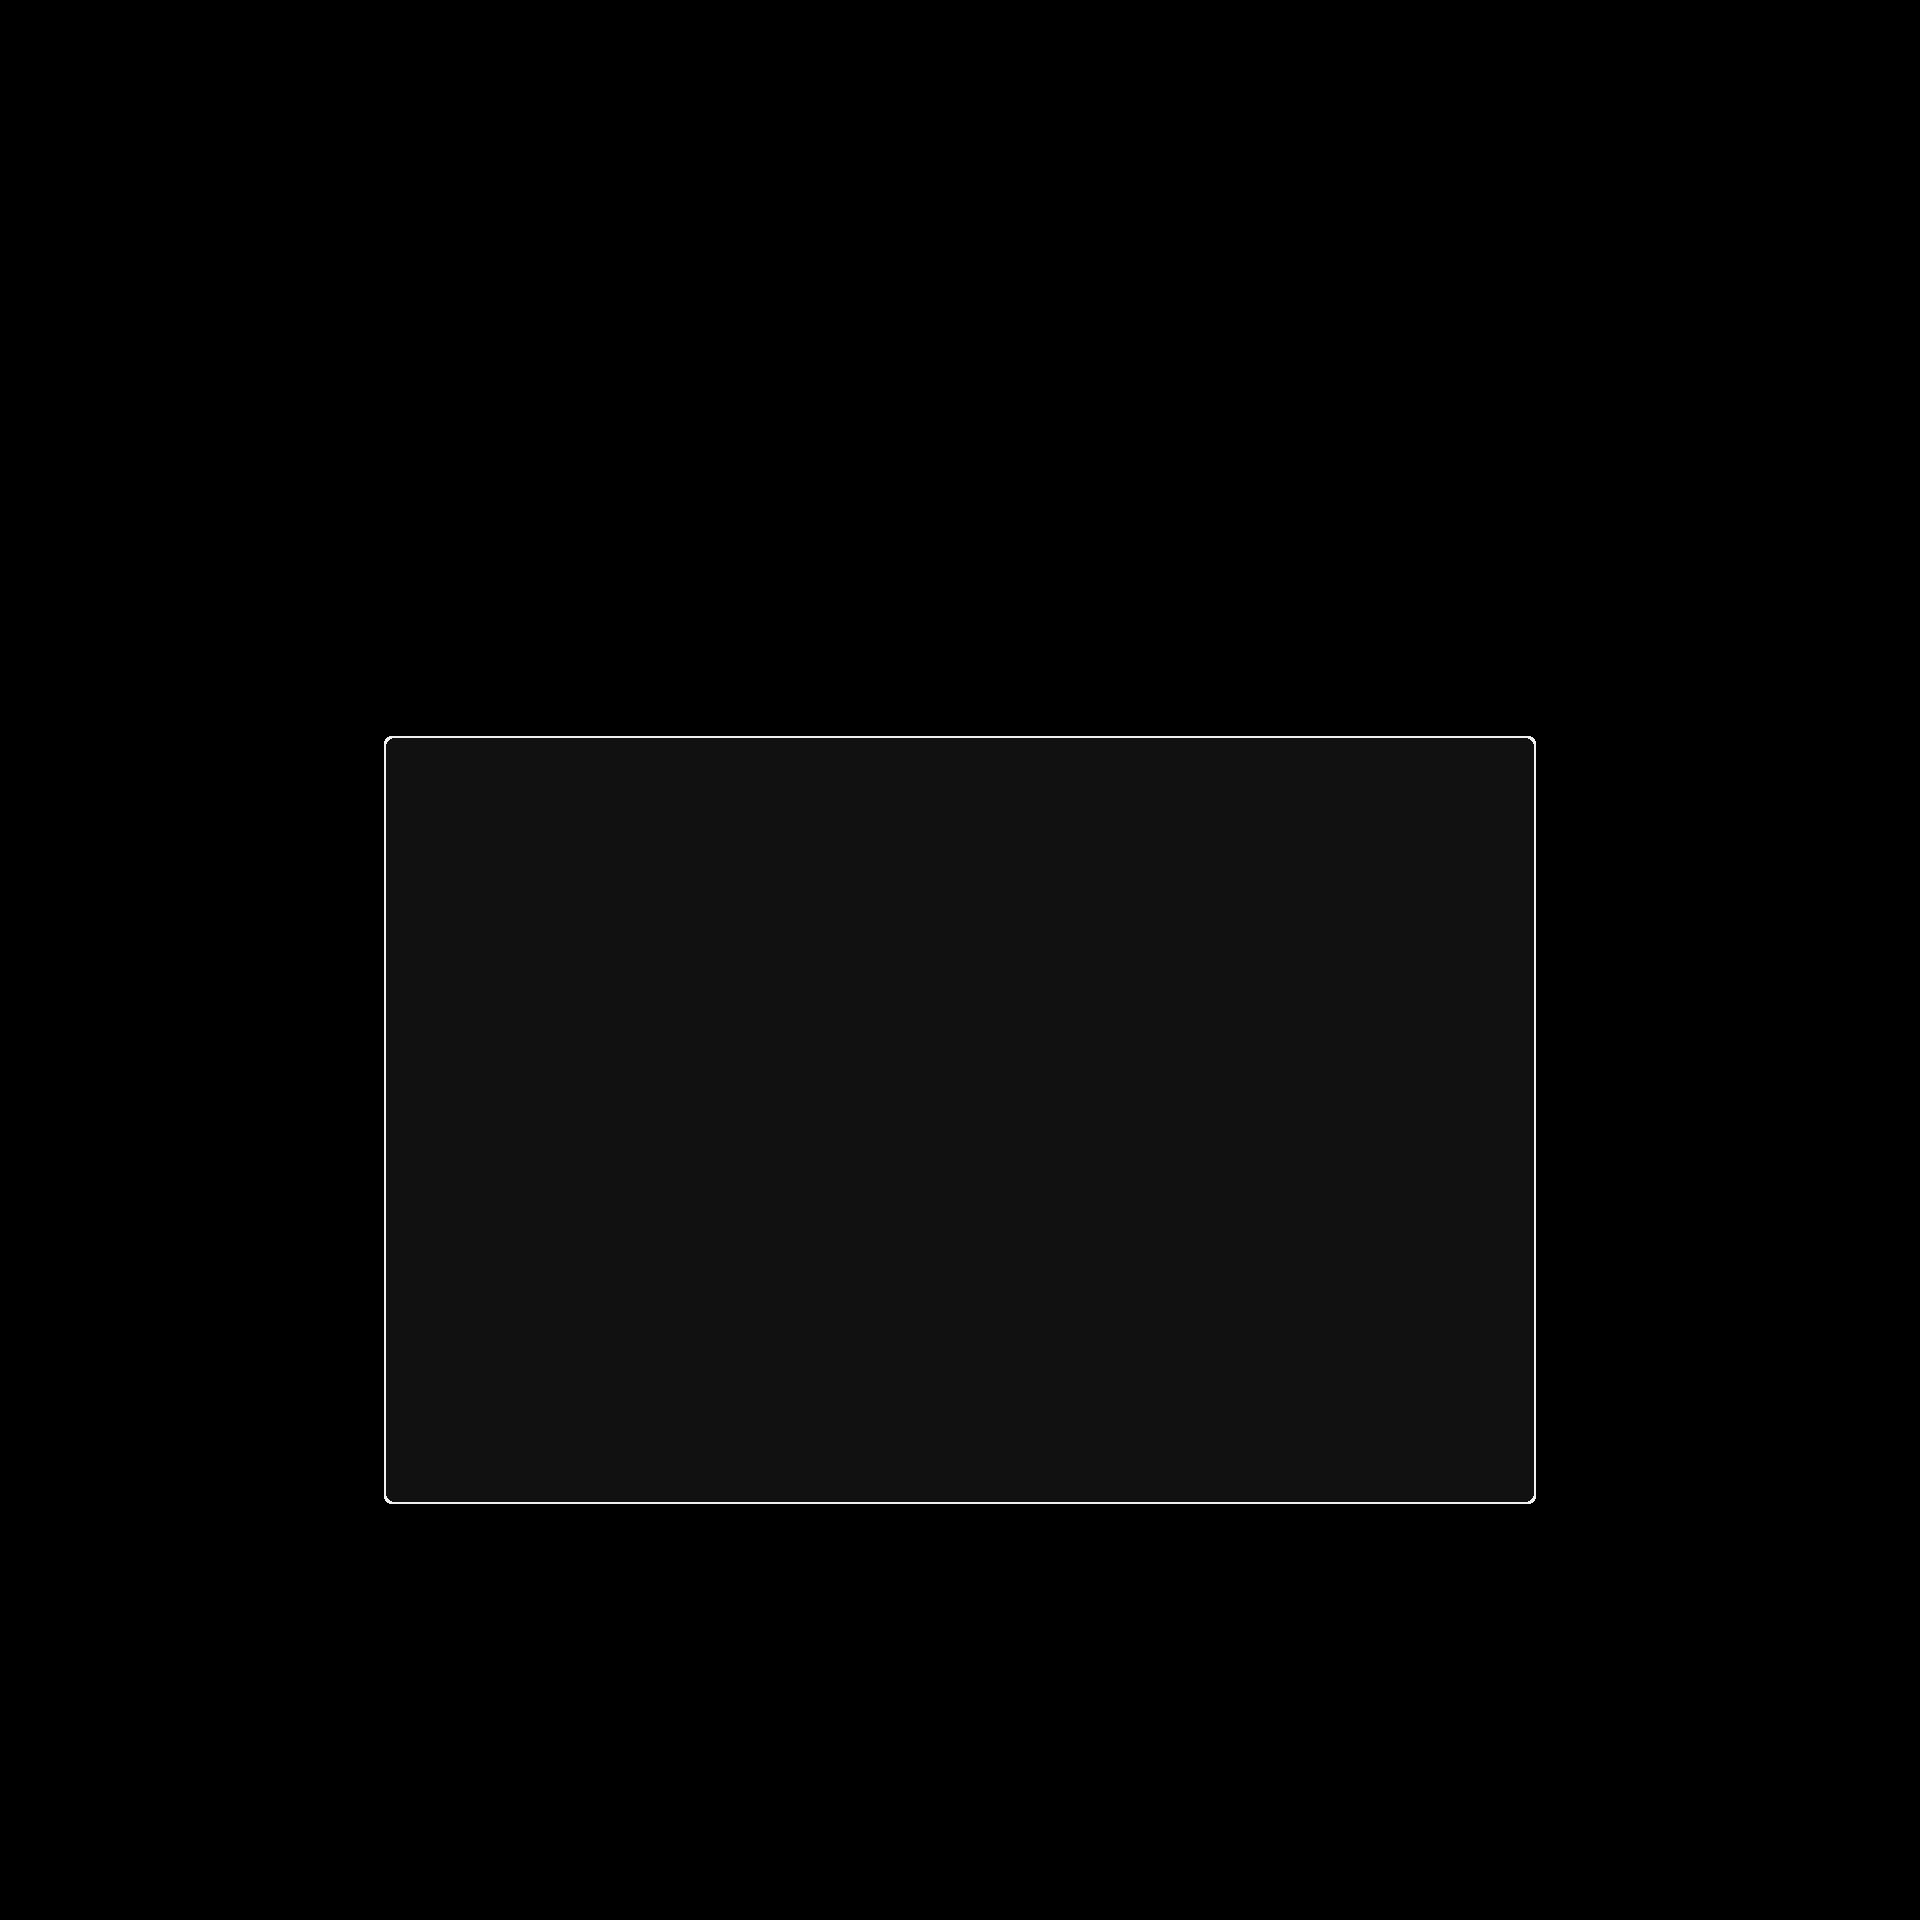

This game map was drawn from its Tiled (.tmx) file and the tilesets committed beside it. A one-line description and the trimmed map source follow:
An orthogonal 60x60 tile map with 32x32 px tiles, 1 tile layer (Tile Layer 1) and 19 objects (3x Start, 3x Dropthrough, 3x Switch, 3x Warp, 3x Text, ...).

<map version="1.5" tiledversion="1.7.1" orientation="orthogonal" renderorder="right-down" compressionlevel="0" width="60" height="60" tilewidth="32" tileheight="32" infinite="0" nextlayerid="5" nextobjectid="21">
 <properties>
  <property name="customShader" type="bool" value="true" />
  <property name="music" value="EXTRA_ROOM" />
 </properties>
 <tileset firstgid="1" source="main_0.tsx" />
 <layer id="1" name="Tile Layer 1" width="60" height="60">
  <data>[3600 cells, 864 non-empty, 9 distinct tile ids]</data>
 </layer>
 <objectgroup id="2" name="collision-layer">
  <object id="1" x="384" y="736">
   <polyline points="0,0 1152,0 1152,768 0,768 0,0" />
  </object>
 </objectgroup>
 <objectgroup id="4" name="event-layer">
  <object id="2" name="Start" type="Start" x="928" y="1088" width="32" height="32">
   <properties>
    <property name="triggeringId" value="playerStart" />
   </properties>
  </object>
  <object id="3" name="Dropthrough" type="Dropthrough" x="1248" y="1184" width="288" height="8">
   <properties>
    <property name="independent" type="bool" value="true" />
   </properties>
  </object>
  <object id="4" name="Dropthrough" type="Dropthrough" x="384" y="1184" width="288" height="8">
   <properties>
    <property name="independent" type="bool" value="true" />
   </properties>
  </object>
  <object id="5" name="Dropthrough" type="Dropthrough" x="800" y="1184" width="288" height="8">
   <properties>
    <property name="independent" type="bool" value="true" />
   </properties>
  </object>
  <object id="6" name="Multitrigger" type="Multitrigger" x="160" y="448" width="32" height="32">
   <properties>
    <property name="triggeredId" value="playerStart" />
    <property name="triggeringId" value="bounds1,bounds2" />
   </properties>
  </object>
  <object id="7" name="Bounds" type="Bounds" x="192" y="544" width="32" height="32">
   <properties>
    <property name="left" type="bool" value="true" />
    <property name="triggeredId" value="bounds2" />
    <property name="up" type="bool" value="true" />
   </properties>
  </object>
  <object id="8" name="Bounds" type="Bounds" x="1696" y="1664" width="32" height="32">
   <properties>
    <property name="down" type="bool" value="true" />
    <property name="right" type="bool" value="true" />
    <property name="triggeredId" value="bounds1" />
   </properties>
  </object>
  <object id="9" name="Switch" type="Switch" x="832" y="1376" width="96" height="96">
   <properties>
    <property name="particle_amb" value="PORTAL" />
    <property name="particle_offsetY" type="float" value="-20" />
    <property name="sprite" value="PORTAL" />
    <property name="triggeringId" value="toEnemy" />
   </properties>
  </object>
  <object id="10" name="Warp" type="Warp" x="480" y="1536" width="32" height="32">
   <properties>
    <property name="level" value="SANDBOX_ENEMY" />
    <property name="startId" value="start0" />
    <property name="triggeredId" value="toEnemy" />
   </properties>
  </object>
  <object id="11" name="Start" type="Start" x="864" y="1408" width="32" height="32">
   <properties>
    <property name="startId" value="start0" />
    <property name="triggeredId" value="" />
    <property name="triggeringId" value="playerStart" />
   </properties>
  </object>
  <object id="12" name="Text" type="Text" x="832" y="1312" width="32" height="32">
   <properties>
    <property name="text" value="ENEMIES" />
   </properties>
  </object>
  <object id="13" name="Switch" type="Switch" x="896" y="1056" width="96" height="96">
   <properties>
    <property name="particle_amb" value="PORTAL" />
    <property name="particle_offsetY" type="float" value="-20" />
    <property name="sprite" value="PORTAL" />
    <property name="triggeringId" value="toHub" />
   </properties>
  </object>
  <object id="14" name="Warp" type="Warp" x="480" y="1600" width="32" height="32">
   <properties>
    <property name="level" value="SSTUNICATE1" />
    <property name="startId" value="" />
    <property name="triggeredId" value="toHub" />
   </properties>
  </object>
  <object id="16" name="Text" type="Text" x="896" y="992" width="32" height="32">
   <properties>
    <property name="text" value="HUB" />
   </properties>
  </object>
  <object id="17" name="Switch" type="Switch" x="640" y="1376" width="96" height="96">
   <properties>
    <property name="particle_amb" value="PORTAL" />
    <property name="particle_offsetY" type="float" value="-20" />
    <property name="sprite" value="PORTAL" />
    <property name="triggeringId" value="toEvents" />
   </properties>
  </object>
  <object id="18" name="Start" type="Start" x="672" y="1408" width="32" height="32">
   <properties>
    <property name="startId" value="start1" />
    <property name="triggeredId" value="" />
    <property name="triggeringId" value="playerStart" />
   </properties>
  </object>
  <object id="19" name="Text" type="Text" x="640" y="1312" width="32" height="32">
   <properties>
    <property name="text" value="EVENTS" />
   </properties>
  </object>
  <object id="20" name="Warp" type="Warp" x="480" y="1664" width="32" height="32">
   <properties>
    <property name="level" value="SANDBOX_EVENTS" />
    <property name="startId" value="start0" />
    <property name="triggeredId" value="toEvents" />
   </properties>
  </object>
 </objectgroup>
</map>
